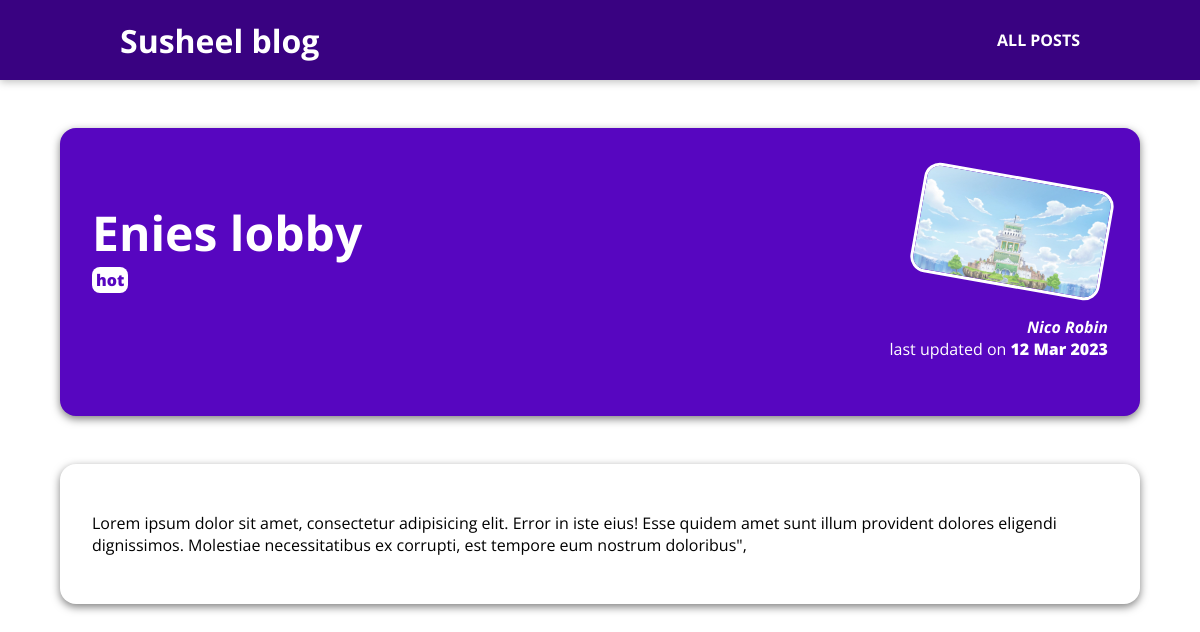
Page /posts/enies-lobby on the committed database.
### blog/models.py (models this page shows, shortened)
class Post(models.Model):
    title = models.CharField(max_length=100)
    Excerpt = models.TextField()
    image_name = models.CharField(max_length=50)
    date = models.DateField(auto_now=True)
    slug = models.SlugField(default="",unique=True,db_index=True)
    content = models.TextField(validators=[MinLengthValidator(10)])
    author = models.ForeignKey(Author,on_delete=models.SET_NULL,related_name="post",null=True)
    tag = models.ManyToManyField(Tag,related_name="post")
    class Meta:
        verbose_name_plural = "POSTS"

class Tag(models.Model):
    caption = models.CharField(max_length=100)
    def __str__(self):
        return f"{self.caption}"

class Author(models.Model):
    first_name = models.CharField(max_length=50)
    last_name = models.CharField(max_length=50)
    email = models.EmailField(max_length=254)
    def full_name(self):
        return f"{self.first_name} {self.last_name}"
    def __str__(self):
        return self.full_name()

### blog/views.py (the view)
# urls.py: path("posts/<slug:slug>",views.post_detail,name="post-detail")
def post_detail(req,slug):
       post_lists =get_object_or_404(Post,slug=slug)
       return render(req,"blog/post-detail.html",{"post":post_lists,"post_tag":post_lists.tag.all()})

### blog/templates/blog/post-detail.html (shortened to what this page needs)
{% extends "base.html" %}
{% load static %}
{% block css_files %}
    <link rel="stylesheet" href="{% static "blog/post-details.css" %}">
{% endblock %}
{% block content %}
    <section id="summary">
        <h2>{{ post.title }}</h2>
        <div >
            {% for tag in post_tag %}
            <span id="tags" >{{ tag }}</span>
            {% endfor %}
        </div>
        <article>
            <img src="{% static "blog/img/"|add:post.image_name %}"  alt="post-photo">
            <address><a href="mailto:{{ post.author.email }}">{{ post.author|title }}</a></address>
            <div>
                last updated on <time>{{post.date|date:"d M Y"}}</time>
            </div>
        </article>
    </section>
    <main id="post-para">
        {{ post.content|linebreaks }}
    </main>
{% endblock %}

### static/app.css (style rules this page uses)
* { box-sizing: border-box; }
html { font-family: 'Open Sans', sans-serif; }
body { margin:0; }
h1,h2,h3 { font-family: 'Open Sans', sans-serif; font-weight: bold; }
#main-navigation h1,a { color:white; text-decoration: none; font-weight: bold; }

### blog/static/blog/post-details.css (style rules this page uses)
#summary { position: relative; margin:8rem auto 2rem; padding:2rem; background-color: #5706c0; width:90%; max-width:90rem; box-shadow: 0 3px 8px rgba(0,0,0,0.5); border-radius: 1rem; height:18rem; }
#summary article { position:absolute; right:2rem; top:3rem; text-align: right; }
#summary h2 { color:white; font-size:3rem; font-weight: bold; margin-bottom: 0.25rem; }
#summary img { width:12rem; transform:rotateZ(10deg); border:0.2rem solid white; margin-bottom:1.5rem; border-radius: 1rem; }
#summary div { color:white; }
#summary address , time { color:white; font-weight:900; }
#post-para { margin:3rem auto 5rem; padding:2rem; background-color: white; width:90%; max-width:90rem; box-shadow: 0 3px 8px rgba(0,0,0,0.5); border-radius: 1rem; }
#tags { background-color: white; color:#5706c0; border-radius: 8px; padding:2px 4px; font-weight: 900; }

### rows in the picture
Post: title "Enies lobby", image_name (picture), author "Nico Robin", date "12 Mar 2023", content "Lorem ipsum dolor sit amet, consectetur adipisicing elit. Error in iste eius! Esse quidem amet sunt illum provident dolores eligendi dignissimos. Molestiae necessitatibus ex corrupti, est tempore eum nostrum doloribus\","
Tag: caption "hot"
